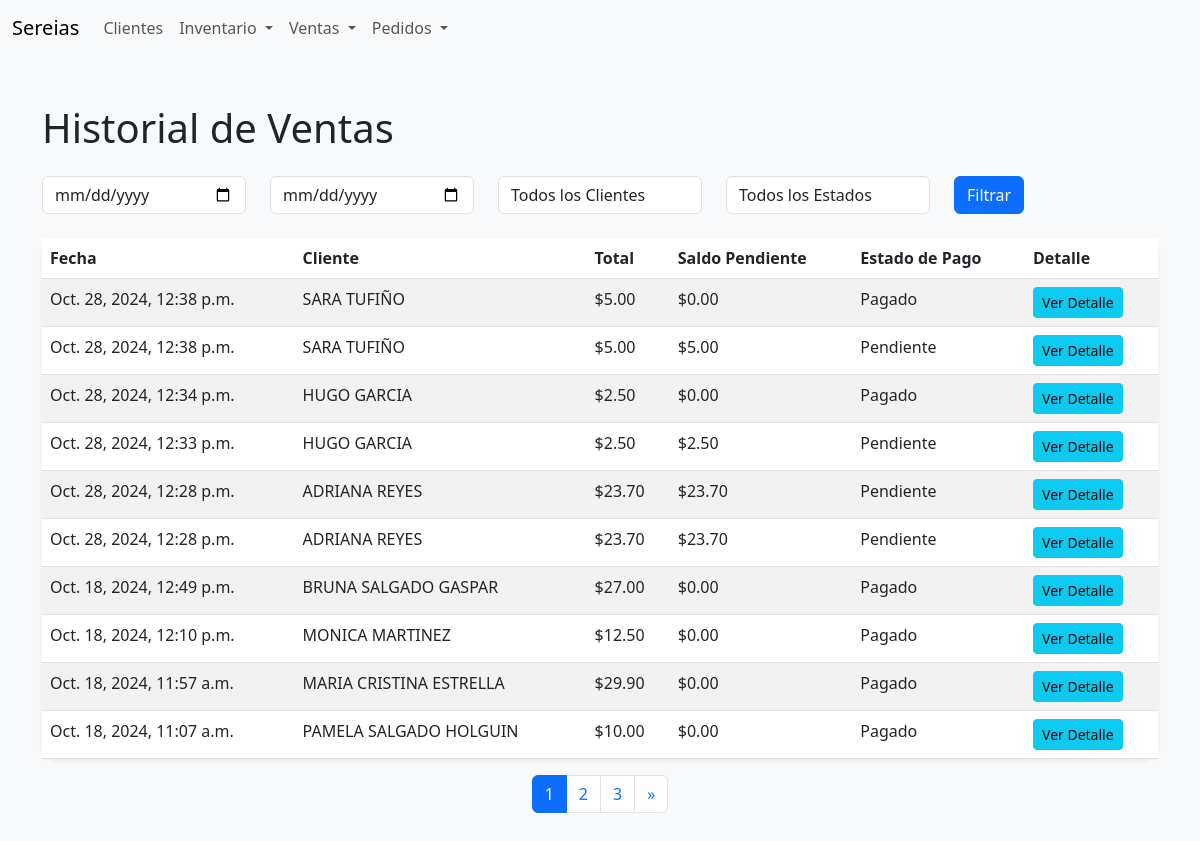
Before: /inventario/ventas/ with the older database file.
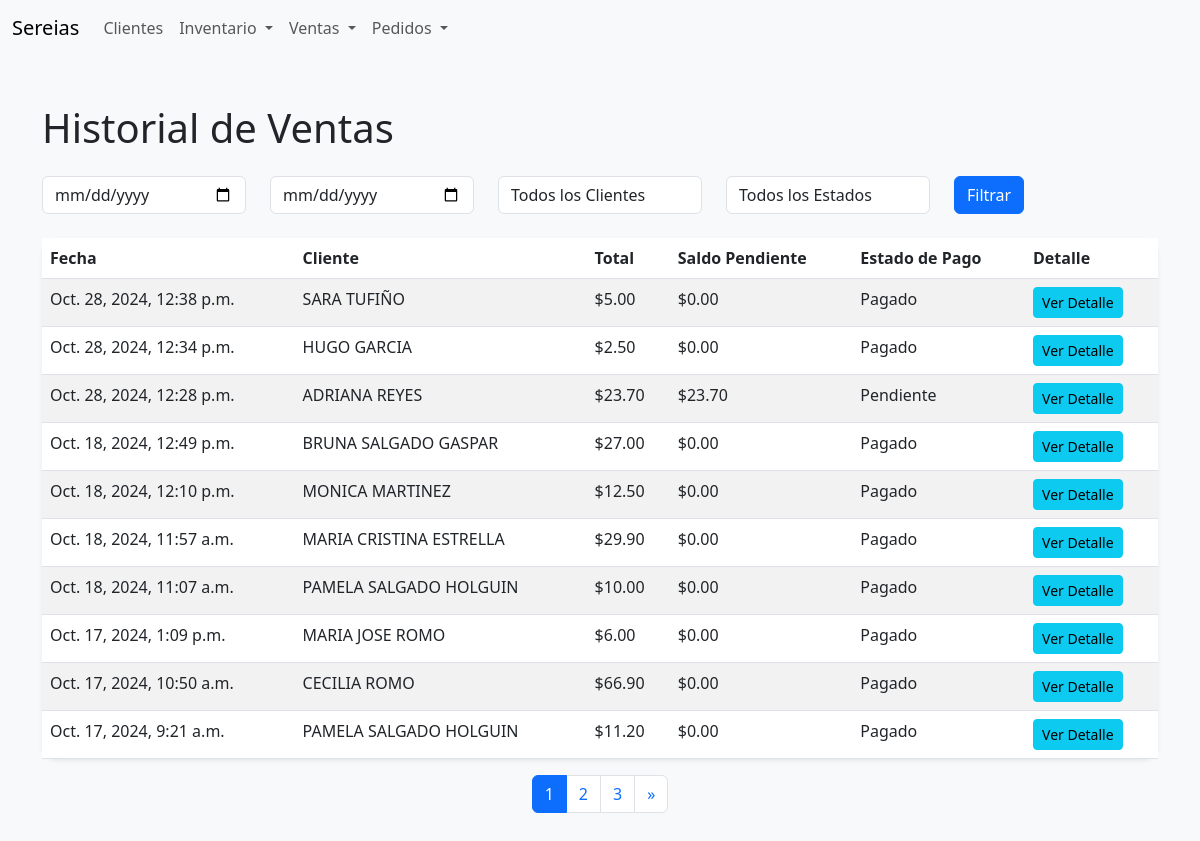
After: the same page with the newer database file.
### inventory/models.py (models this page shows, shortened)
class Venta(models.Model):
    cliente = models.ForeignKey(Cliente, on_delete=models.CASCADE)
    fecha = models.DateTimeField(default=timezone.now)
    total = models.DecimalField(max_digits=10, decimal_places=2, default=0)
    estado_pago = models.CharField(max_length=20, choices=[('pendiente', 'Pendiente'), ('pagado', 'Pagado')], default='pendiente')
    es_pedido = models.BooleanField(default=False)
    pedido_enviado = models.BooleanField(default=False)
    @property
    def saldo_pendiente(self):
        total_pagado = self.pagos.aggregate(Sum('monto'))['monto__sum'] or 0
        return self.total - total_pagado

class Cliente(models.Model):
    nombre = models.CharField(max_length=255)
    email = models.EmailField(blank=True, null=True)
    telefono = models.CharField(max_length=20, blank=True, null=True)
    direccion = models.TextField(blank=True, null=True)
    identificacion = models.CharField(max_length=50, blank=True, null=True)  # Nuevo campo agregado
    creado = models.DateTimeField(auto_now_add=True)

### inventory/views.py (the view)
# urls.py: path('ventas/', views.historial_ventas, name='historial_ventas'),
def historial_ventas(request):
    fecha_inicio = request.GET.get('fecha_inicio')
    fecha_fin = request.GET.get('fecha_fin')
    cliente_id = request.GET.get('cliente')
    estado_pago = request.GET.get('estado_pago')
    ventas_list = Venta.objects.all().order_by('-fecha')
    if fecha_inicio and fecha_fin:
        ventas_list = ventas_list.filter(fecha__range=[fecha_inicio, fecha_fin])
    if cliente_id:
        ventas_list = ventas_list.filter(cliente_id=cliente_id)
    if estado_pago:
        ventas_list = ventas_list.filter(estado_pago=estado_pago)
    paginator = Paginator(ventas_list, 10)  # 10 registros por página
    page_number = request.GET.get('page')
    ventas = paginator.get_page(page_number)
    return render(request, 'inventory/historial_ventas.html', {
        'ventas': ventas,
        'clientes': Cliente.objects.all(),  # Para el filtro por cliente
        'estado_pago_choices': Venta._meta.get_field('estado_pago').choices,  # Para el filtro por estado de pago
    })

### inventory/templates/inventory/historial_ventas.html (shortened to what this page needs)
{% extends 'inventory/base.html' %}
{% block content %}
<h1 class="mb-4">Historial de Ventas</h1>
<form method="get" class="mb-4">
    <div class="row">
        <div class="col">
            <input type="date" class="form-control" name="fecha_inicio" placeholder="Fecha Inicio" value="{{ request.GET.fecha_inicio }}">
        </div>
        <div class="col">
            <input type="date" class="form-control" name="fecha_fin" placeholder="Fecha Fin" value="{{ request.GET.fecha_fin }}">
        </div>
        <div class="col">
            <select class="form-control" name="cliente">
                <option value="">Todos los Clientes</option>
            </select>
        </div>
        <div class="col">
            <select class="form-control" name="estado_pago">
                <option value="">Todos los Estados</option>
            </select>
        </div>
        <div class="col">
            <button type="submit" class="btn btn-primary">Filtrar</button>
        </div>
    </div>
</form>
<table class="table table-striped shadow-sm rounded-border">
    <thead>
        <tr>
            <th>Fecha</th>
            <th>Cliente</th>
            <th>Total</th>
            <th>Saldo Pendiente</th>
            <th>Estado de Pago</th>
            <th>Detalle</th>
        </tr>
    </thead>
    <tbody>
        {% for venta in ventas %}
        <tr>
            <td>{{ venta.fecha }}</td>
            <td>{{ venta.cliente.nombre }}</td>
            <td>${{ venta.total }}</td>
            <td>${{ venta.saldo_pendiente|floatformat:2 }}</td>
            <td>{{ venta.get_estado_pago_display }}</td>
            <td><a href="{% url 'detalle_venta' venta.id %}" class="btn btn-info btn-sm">Ver Detalle</a></td>
        </tr>
        {% empty %}
        <tr>
            <td colspan="6" class="text-center">No hay ventas registradas.</td>
        </tr>
        {% endfor %}
    </tbody>
</table>
{% if ventas.has_other_pages %}
<nav aria-label="Page navigation">
  <ul class="pagination justify-content-center">
    {% for num in ventas.paginator.page_range %}
      {% if ventas.number == num %}
        <li class="page-item active"><a class="page-link">{{ num }}</a></li>
      {% elif num > ventas.number|add:'-3' and num < ventas.number|add:'3' %}
        <li class="page-item"><a class="page-link" href="?page={{ num }}">{{ num }}</a></li>
      {% endif %}
    {% endfor %}
    {% if ventas.has_next %}
    <li class="page-item">
      <a class="page-link" href="?page={{ ventas.next_page_number }}" aria-label="Next">
        <span aria-hidden="true">&raquo;</span>
      </a>
    </li>
    {% endif %}
  </ul>
</nav>
{% endif %}
{% endblock %}

Changed rows visible on the page:
removed Venta: fecha "Oct. 28, 2024, 12:38 p.m.", cliente.nombre "SARA TUFIÑO", total "5.00", saldo_pendiente "5.00", estado_pago "Pendiente"
removed Venta: fecha "Oct. 28, 2024, 12:33 p.m.", cliente.nombre "HUGO GARCIA", total "2.50", saldo_pendiente "2.50", estado_pago "Pendiente"
removed Venta: fecha "Oct. 28, 2024, 12:28 p.m.", cliente.nombre "ADRIANA REYES", total "23.70", saldo_pendiente "23.70", estado_pago "Pendiente"
now on this page (row unchanged): Venta: fecha "Oct. 17, 2024, 1:09 p.m.", cliente.nombre "MARIA JOSE ROMO", total "6.00", saldo_pendiente "0.00", estado_pago "Pagado"
now on this page (row unchanged): Venta: fecha "Oct. 17, 2024, 10:50 a.m.", cliente.nombre "CECILIA ROMO", total "66.90", saldo_pendiente "0.00", estado_pago "Pagado"
now on this page (row unchanged): Venta: fecha "Oct. 17, 2024, 9:21 a.m.", cliente.nombre "PAMELA SALGADO HOLGUIN", total "11.20", saldo_pendiente "0.00", estado_pago "Pagado"
